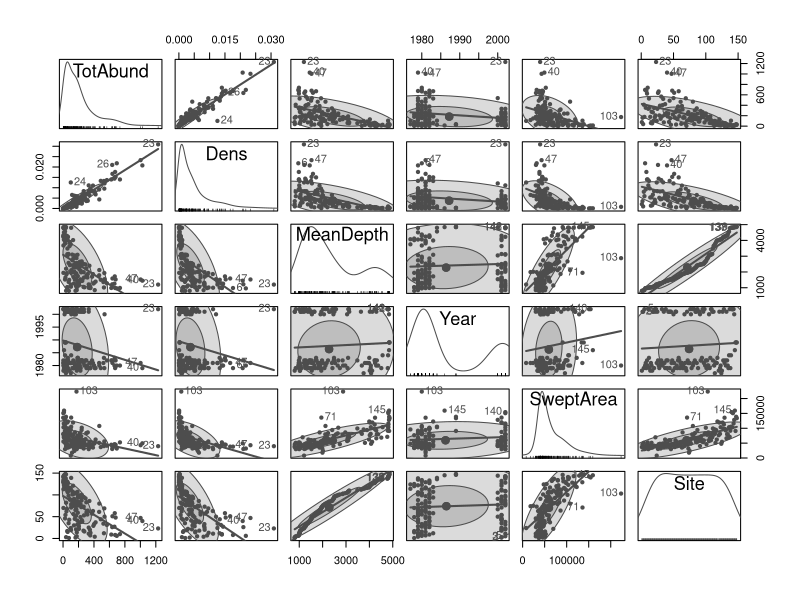
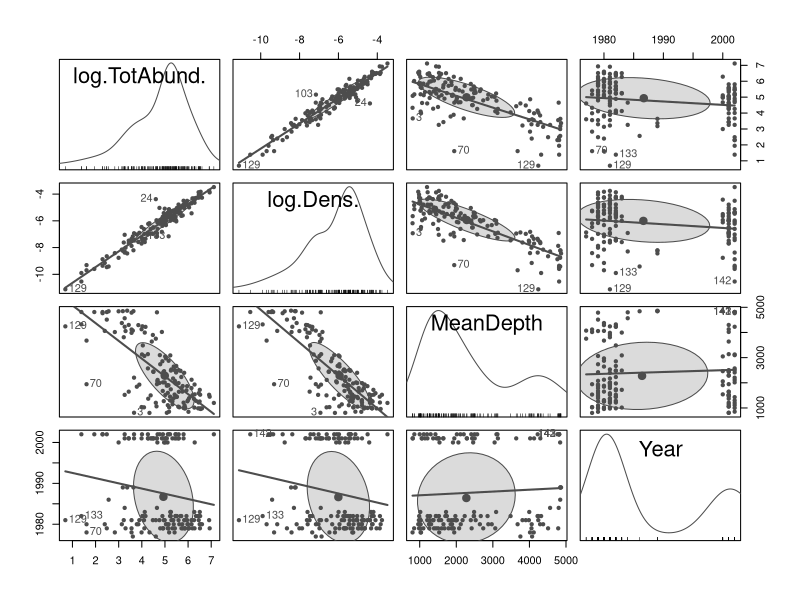
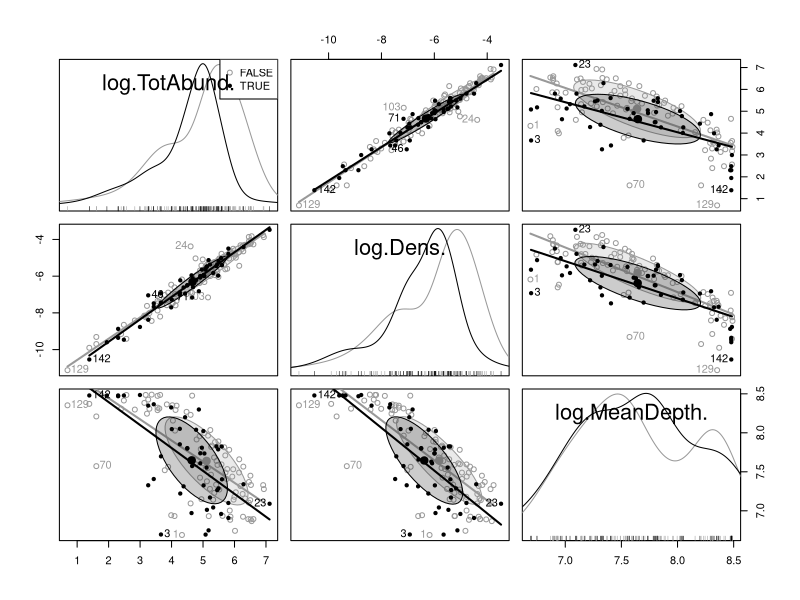
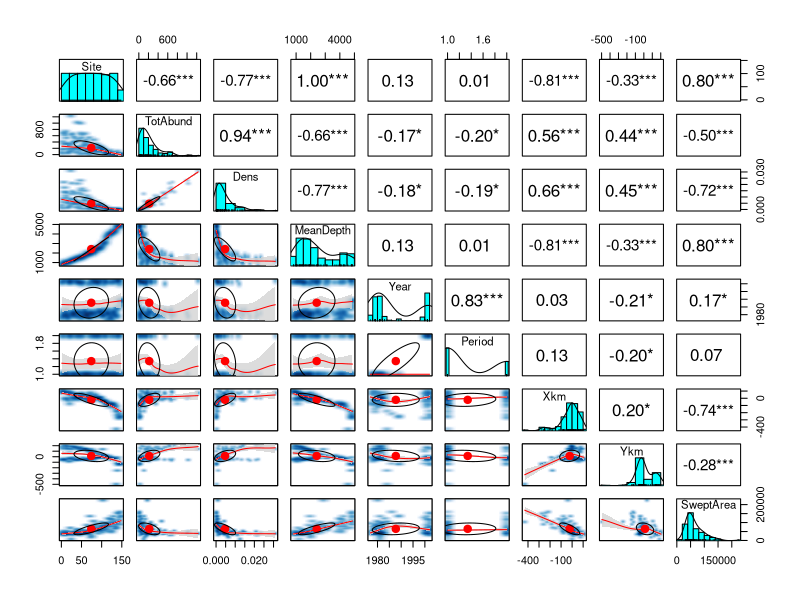
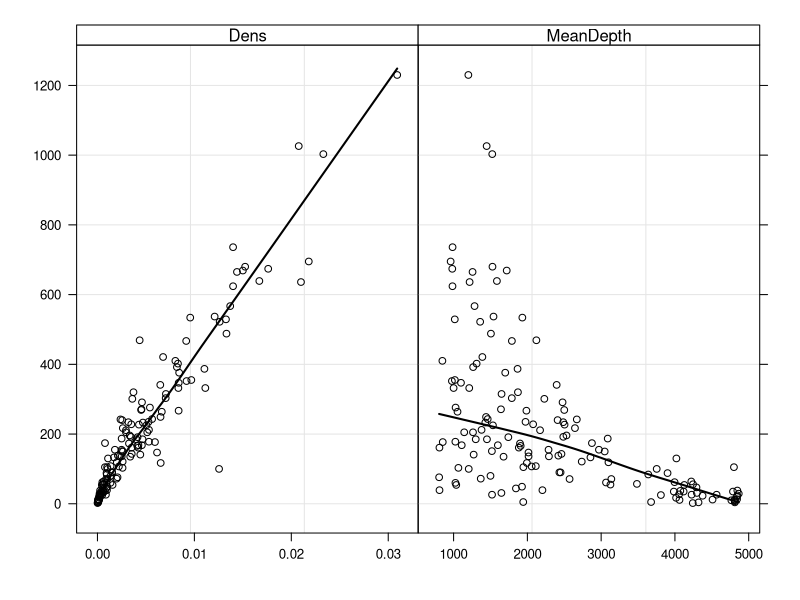

Write the R code that produced these figures, in order.
# setwd("//media//kswada//MyFiles//R//bailey_density")
setwd("//media//kswada//MyFiles//R//Generalized_additive_model//bailey_density")

packages <- c("dplyr", "lattice")
purrr::walk(packages, library, character.only = TRUE, warn.conflicts = FALSE)



# ------------------------------------------------------------------------------
# data:  Bailey Density
# ------------------------------------------------------------------------------

DF1 <- read.table(file = "BaileyDensity.txt", header = TRUE)


str(DF1)


dim(DF1)


car::some(DF1)



# ----------
# missing values for the spatial coordinates to be removed
colSums(is.na(DF1))


DF  <- na.exclude(DF1)



# ------------------------------------------------------------------------------
# Data Exploration:  Marginal plots by scatterplotMatrix
# show all bivariate marginal relations
#
#   - by-group representation
#   - ellipse:  shows SDs and correation direction, the concentration is contolled by "levels"
#   - outliers:  by "id = list(n = x)"
#   - formula type:  can apply data transformation
# ------------------------------------------------------------------------------
# By default:
#   - diagonal panels:  nonparametric density estimates, using an adaptive-kernel estimator, with a rug-plot
#   - solid line:  marginal linear least-squares fit, ignoring the other variables
#   - central broken line:  nonparametric regression smooth
#   - outer broken lines:  smooths of the conditional variation of the y values givne x in each panel, like running quartiles
#   - size of the ellipse in the vertical and horizontal directions reflects the SDs of the two variables. 
# ------------------------------------------------------------------------------
#   - ellipse = list(levels = 0.5):  to get separate 50% concentration ellipses for the groups
#     If the data in a panel are bivariately normally distributed, then the ellipse encloses approximately 50% of the points
# ------------------------------------------------------------------------------

library(car)

formula <- ~ TotAbund + Dens + MeanDepth + Year + SweptArea + Site


scatterplotMatrix(formula, data = DF,
                  smooth = FALSE,
                  id = list(n = 3), ellipse = TRUE, col = gray(0.3), pch = 20)



# ----------
# data transformation
formula <- ~ log(TotAbund) + log(Dens) + MeanDepth + Year

scatterplotMatrix(formula, data = DF,
                  smooth = FALSE, ellipse = list(levels = 0.5), 
                  id = list(n = 3), col = c(gray(0.3)), pch = 20)



# ----------
# by group

formula <- ~ TotAbund + Dens + MeanDepth

formula <- ~ log(TotAbund) + log(Dens) + log(MeanDepth)

scatterplotMatrix(formula, data = DF, groups = DF$Year >= 1990,
                  smooth = FALSE, ellipse = list(levels = 0.5), 
                  id = list(n = 3), col = c(gray(0.6), "black"), pch = c(1, 20))



# ------------------------------------------------------------------------------
# Data Exploration:  Marginal plots by psych::describe
# show all bivariate marginal relations
#
#   - stars:  shows the significance of correlations
# ------------------------------------------------------------------------------

library(psych)


var_obj <- colnames(DF)


# here we apply method = "spearman" due to terrible skewness
pairs.panels(DF[, var_obj], ci = TRUE, smoother = TRUE, stars = TRUE, method = "spearman")




# ------------------------------------------------------------------------------
# Data exploration:  Multipanel scatterplot
# ------------------------------------------------------------------------------

Myxyplot <- function(Z, MyV, NameY1, MyXlab = "", MyYlab="") {
  AllX  <- as.vector(as.matrix(Z[,MyV]))
  AllY  <- rep(Z[,NameY1] , length(MyV))
  AllID <- rep(MyV, each = nrow(Z))
  
  library(mgcv)
  library(lattice)
  
  P <- xyplot(AllY ~ AllX|factor(AllID), col = 1,
              xlab = list(MyXlab, cex = 1.5),
              #ylab = list("Response variable", cex = 1.5),
              #ylab = list("Pearson residuals", cex = 1.5),
              ylab = list(MyYlab, cex = 1.5),
              #layout = c(2,2),   #Modify
              strip = function(bg='white', ...) strip.default(bg='white', ...),
              scales = list(alternating = T, x = list(relation = "free"), y = list(relation = "same")),
              panel=function(x, y){
                panel.grid(h=-1, v= 2)
                panel.points(x, y, col = 1)
                panel.loess(x, y, span = 0.8,col = 1, lwd = 2)
              })
  
  print(P)
}


MyVar <- c("MeanDepth", "Dens")


Myxyplot(DF, MyVar, "TotAbund")
